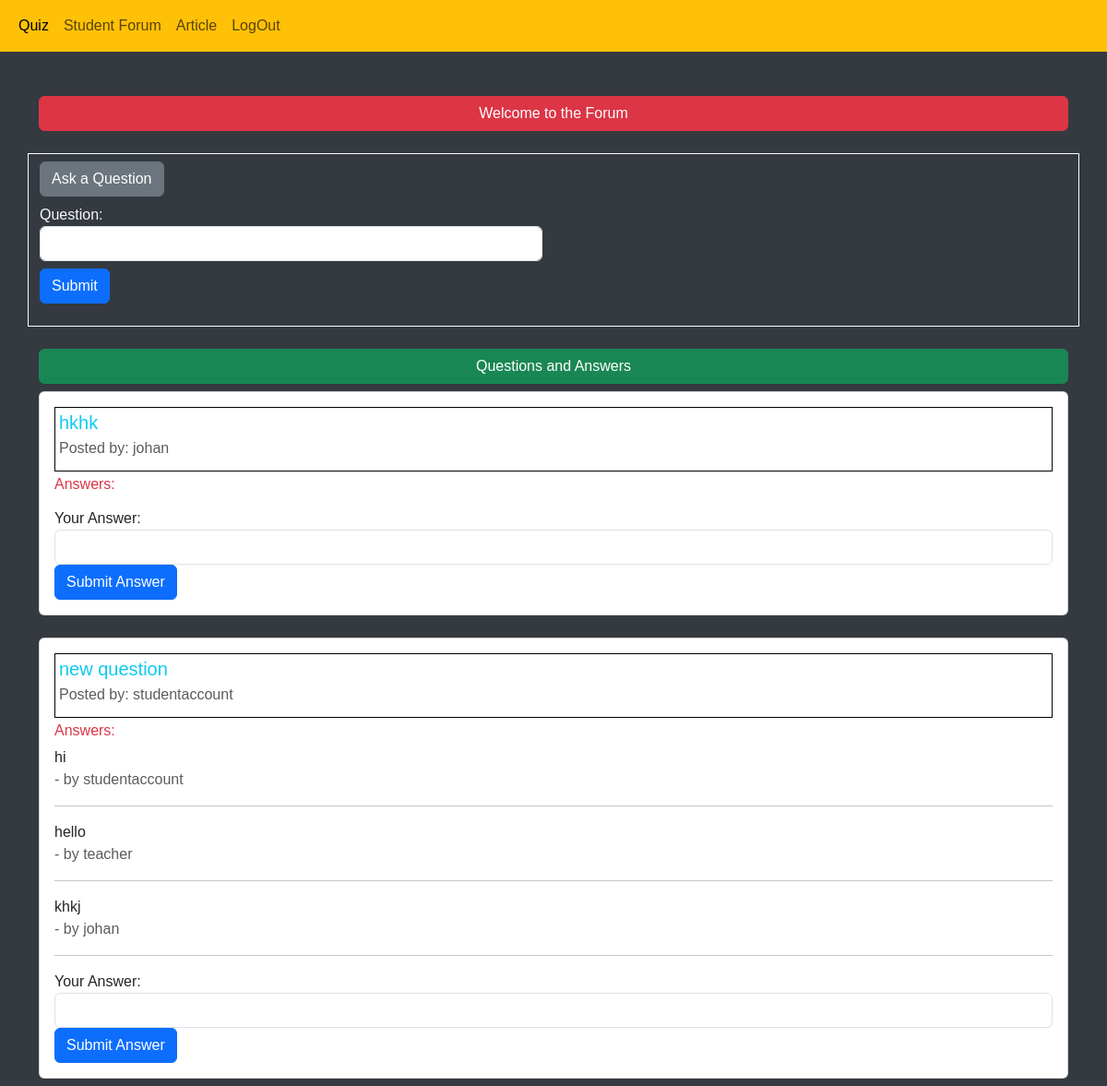
The app's page /newapp/forum/ (signed in, upper part), older data.
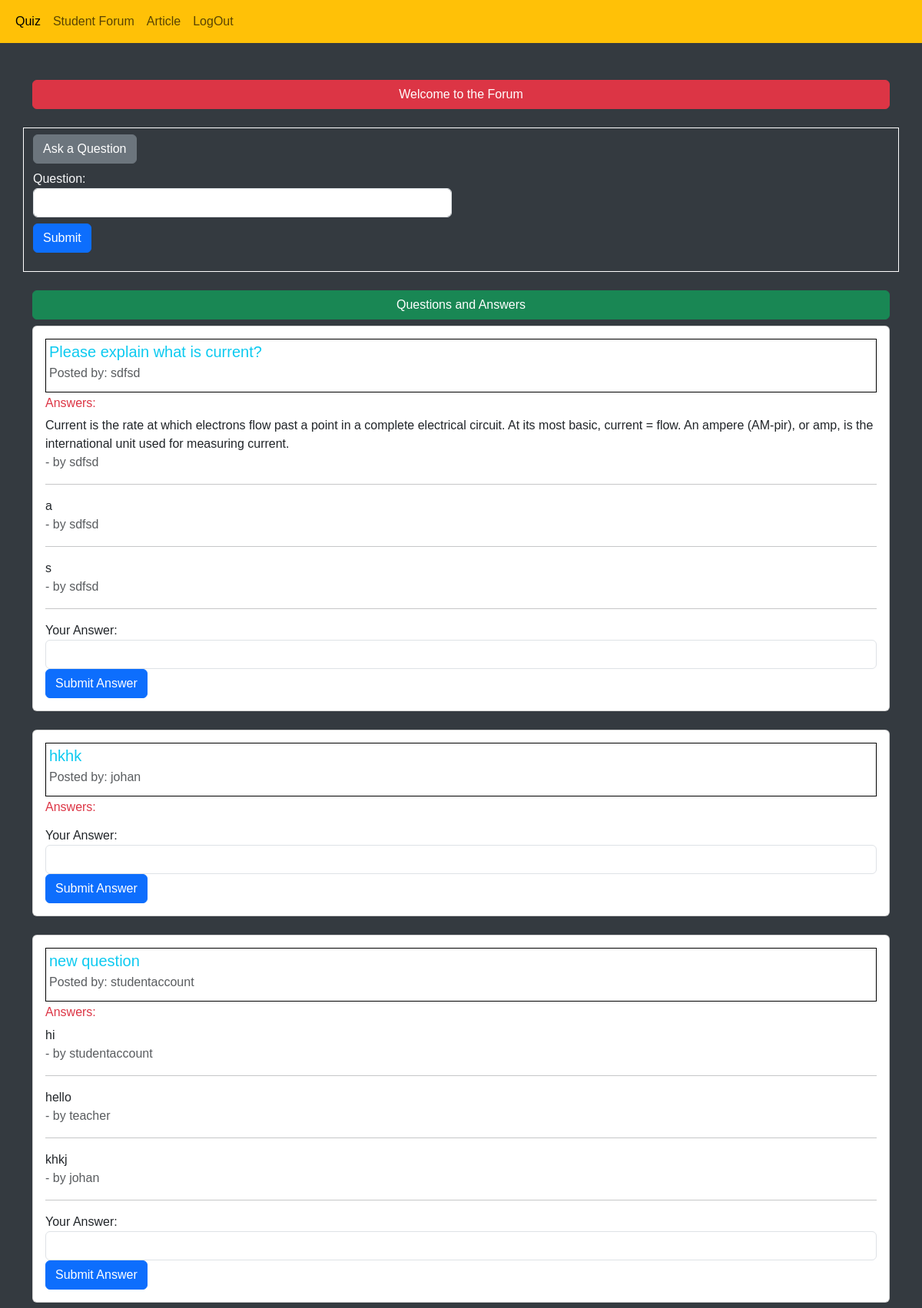
The same page, newer data.
### newapp/models.py (models this page shows, shortened)
class fquestion(models.Model):
    user = models.ForeignKey(settings.AUTH_USER_MODEL, on_delete=models.CASCADE)
    text = models.TextField()

class Answer(models.Model):
    user = models.ForeignKey(settings.AUTH_USER_MODEL, on_delete=models.CASCADE)
    question = models.ForeignKey(fquestion, on_delete=models.CASCADE)
    text = models.TextField()

### accounts/models.py (models this page shows)
class CustomUser(AbstractUser):
    USER_TYPES = [
        ('student', 'Student'),
        ('teacher', 'Teacher'),
    ]
    user_type = models.CharField(max_length=10, choices=USER_TYPES)
    groups = models.ManyToManyField(
        'auth.Group',
        verbose_name='groups',
        blank=True,
        related_name='customuser_set',
        help_text='The groups this user belongs to. A user will get all permissions granted to each of their groups.',
    )
    user_permissions = models.ManyToManyField(
        'auth.Permission',
        verbose_name='user permissions',
        blank=True,
        related_name='customuser_set',
        help_text='Specific permissions for this user.',
    )

### newapp/views.py (the view, shortened to what this page needs)
# urls.py: path('forum/', views.forum, name='forum'),
@login_required
def forum(request):
    questions = fquestion.objects.all().order_by('-id')
    context = {'questions': questions}
    return render(request, 'forum.html', context)

### newapp/templates/forum.html (shortened to what this page needs)
{% extends 'base.html' %}
{% block test %}
    <div class="container mt-5">
        <h1 class= "btn btn-danger d-flex justify-content-center ">Welcome to the Forum</h1>
        <div class="row mt-4 border border-white">
            <div class="col-md-6">
                <h2 class="btn btn-secondary mt-2">Ask a Question</h2>
                <form method="post" action="{% url 'newapp:forum' %}" class="mb-4">
                    <div class="form-group">
                        <label class="font-weight-bold text-light" for="question_text ">Question:</label>
                        <input type="text" class="form-control" name="question_text" required>
                    </div>
                    <button type="submit" class="btn btn-primary mt-2">Submit</button>
                </form>
            </div>
        </div>
        <h2 class="mt-4 btn btn-success d-flex justify-content-center">Questions and Answers</h2>
        {% for question in questions %}
            <div class="card mb-4">
                <div class="card-body">
                    <div class="border border-black p-1 mb-2">
                        <h5 class="card-title text-info">{{ question.text }}</h5>
                        <p class="card-subtitle mb-2 text-muted">Posted by: {{ question.user.username }}</p>
                    </div>
                    <h6 class="card-subtitle mb-2 font-weight-bold text-danger">Answers:</h6>
                    <ul class="list-unstyled">
                        {% for answer in question.answer_set.all %}
                            <li>
                                {{ answer.text }} </br>
                                <span class="text-muted"> - by {{ answer.user.username }}</span>
                            </li>
                            <hr class="bg-danger">
                        {% endfor %}
                    </ul>
                    <form method="post" action="{% url 'newapp:forum' %}">
                        <div class="form-group">
                            <label for="answer_text">Your Answer:</label>
                            <input type="text" class="form-control" name="answer_text" required>
                        </div>
                        <button type="submit" class="btn btn-primary">Submit Answer</button>
                    </form>
                </div>
            </div>
        {% endfor %}
    </div>
{% endblock test %}

### newapp/templates/base.html (shortened to what this page needs)
{% load static %}
<!DOCTYPE html>
<html lang="en">
<head>
    <link href="https://cdn.jsdelivr.net/npm/bootstrap@5.3.1/dist/css/bootstrap.min.css" rel="stylesheet">
    <link rel="stylesheet" href="{% static 'css/style.css' %}">
</head>
<body id="body">
    <nav class="navbar navbar-expand-lg bg-warning ">
        <div class="container-fluid">
          <div class="collapse navbar-collapse" id="navbarTogglerDemo01">
            <ul class="navbar-nav me-auto mb-2 mb-lg-0">
              <li class="nav-item">
                <a class="nav-link active" aria-current="page" href="{% url 'newapp:home' %}">Quiz</a>
              </li>
              <li>
                <a class="nav-link" href="{% url 'newapp:forum' %}">Student Forum</a>
                </li>
                <li>
                  <a class="nav-link" href="{% url 'newapp:all_article' %}">Article</a>
                  </li>
                  <li>
                    <a class="nav-link" href="{% url 'accounts:logout' %}">LogOut</a>
                    </li>
            </ul>
          </div>
        </div>
      </nav>
{% block test %}
{% endblock test %}
</body>
</html>

### static/css/style.css (style rules this page uses)
body { font-family: Arial, sans-serif; display: flex; flex-direction: column; min-height: 100vh; display: flex; flex-direction: column; margin: 0; background-color: #343a40; padding-bottom: 60px; }
.btn-primary { --bs-btn-color: #fff; --bs-btn-hover-color: #fff; --bs-btn-focus-shadow-rgb: 49,132,253; --bs-btn-active-color: #fff; --bs-btn-active-shadow: inset 0 3px 5px rgba(0, 0, 0, 0.125); --bs-btn-disabled-color: #fff; }

Row changes from the older to the newer data that the page shows:
added fquestion: text "Please explain what is current?", user.username "sdfsd"
added Answer: text "Current is the rate at which electrons flow past a point in a complete electrical circuit. At its most basic, current = flow. An ampere (AM-pir), or amp, is the international unit used for measuring current.", user.username "sdfsd", shown under "Please explain what is current?"
added Answer: text "a", user.username "sdfsd", shown under "Please explain what is current?"
added Answer: text "s", user.username "sdfsd", shown under "Please explain what is current?"
